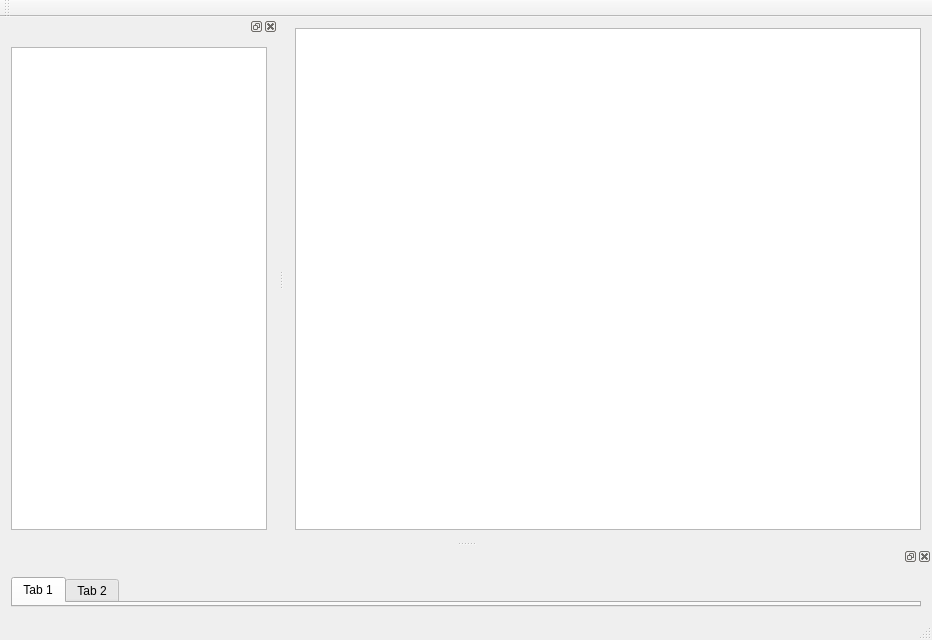
<?xml version="1.0" encoding="UTF-8"?>
<ui version="4.0">
 <class>MainWindow</class>
 <widget class="QMainWindow" name="MainWindow">
  <property name="geometry">
   <rect>
    <x>0</x>
    <y>0</y>
    <width>932</width>
    <height>640</height>
   </rect>
  </property>
  <property name="windowTitle">
   <string>MainWindow</string>
  </property>
  <widget class="QWidget" name="centralWidget">
   <layout class="QGridLayout" name="gridLayout">
    <item row="0" column="0">
     <widget class="PlotWidget" name="graphicsView"/>
    </item>
   </layout>
  </widget>
  <widget class="QMenuBar" name="menuBar">
   <property name="geometry">
    <rect>
     <x>0</x>
     <y>0</y>
     <width>932</width>
     <height>21</height>
    </rect>
   </property>
  </widget>
  <widget class="QToolBar" name="mainToolBar">
   <attribute name="toolBarArea">
    <enum>TopToolBarArea</enum>
   </attribute>
   <attribute name="toolBarBreak">
    <bool>false</bool>
   </attribute>
  </widget>
  <widget class="QStatusBar" name="statusBar"/>
  <widget class="QDockWidget" name="dockWidget">
   <attribute name="dockWidgetArea">
    <number>1</number>
   </attribute>
   <widget class="QWidget" name="dockWidgetContents">
    <layout class="QVBoxLayout" name="verticalLayout">
     <item>
      <widget class="QTableWidget" name="tableWidget"/>
     </item>
    </layout>
   </widget>
  </widget>
  <widget class="QDockWidget" name="dockWidget_2">
   <attribute name="dockWidgetArea">
    <number>8</number>
   </attribute>
   <widget class="QWidget" name="dockWidgetContents_2">
    <layout class="QGridLayout" name="gridLayout_2">
     <item row="0" column="0">
      <widget class="QTabWidget" name="tabWidget">
       <widget class="QWidget" name="tab">
        <attribute name="title">
         <string>Tab 1</string>
        </attribute>
       </widget>
       <widget class="QWidget" name="tab_2">
        <attribute name="title">
         <string>Tab 2</string>
        </attribute>
       </widget>
      </widget>
     </item>
    </layout>
   </widget>
  </widget>
 </widget>
 <layoutdefault spacing="6" margin="11"/>
 <customwidgets>
  <customwidget>
   <class>PlotWidget</class>
   <extends>QGraphicsView</extends>
   <header>pyqtgraph</header>
  </customwidget>
 </customwidgets>
 <resources/>
 <connections/>
</ui>
